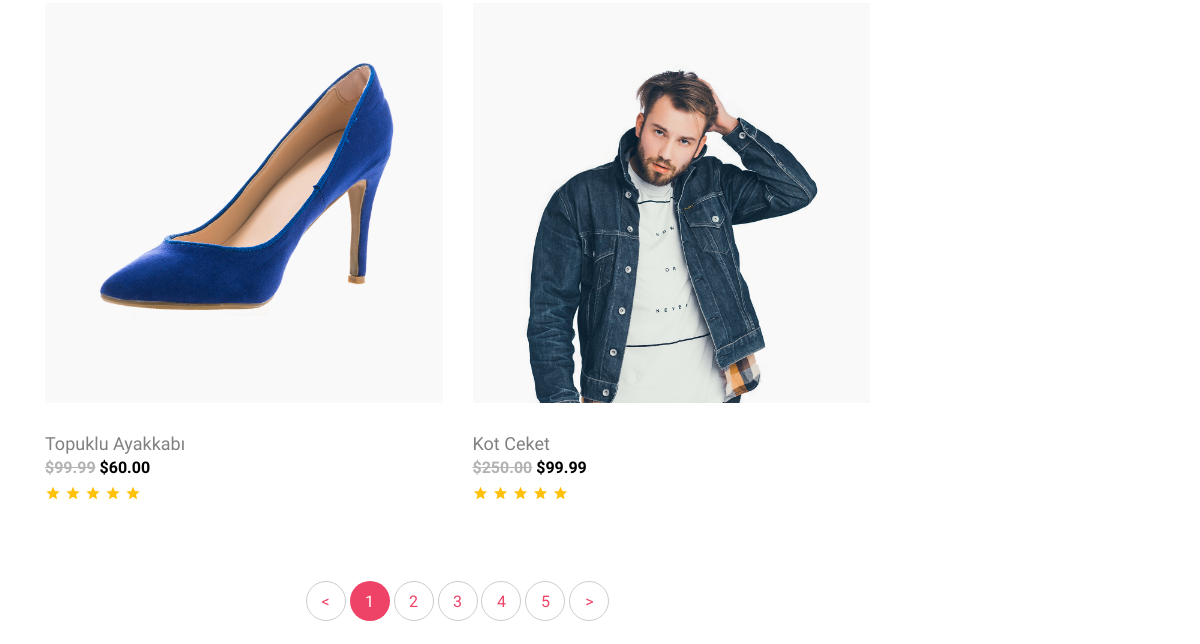
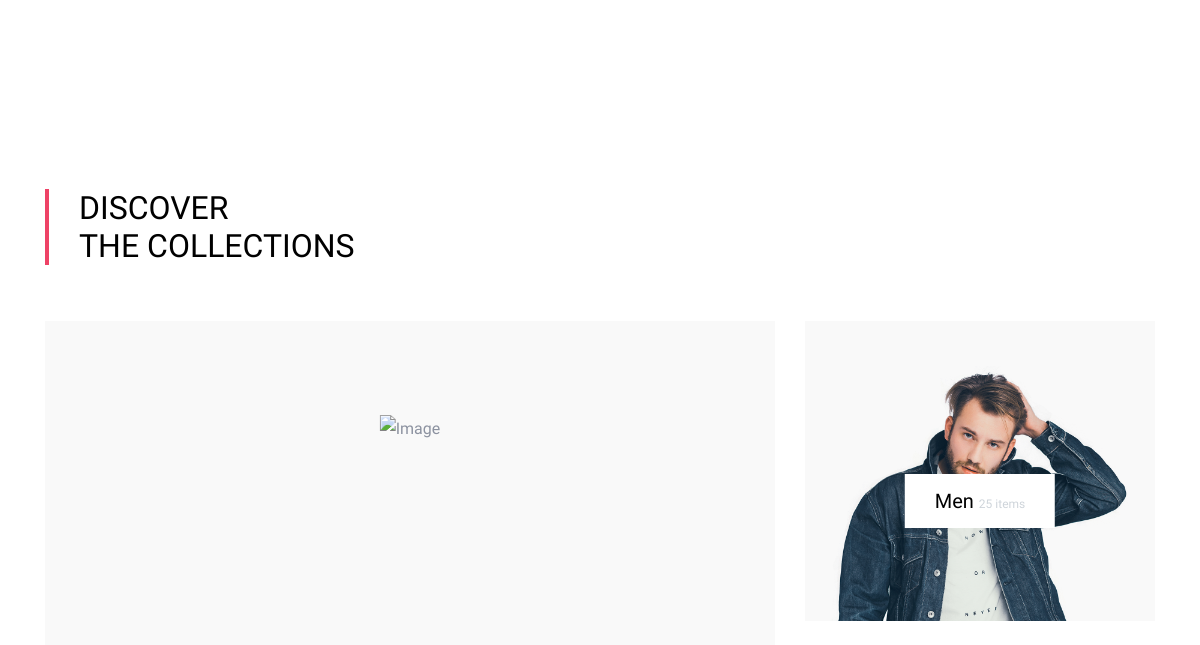
/products/ (middle part), run on an earlier commit of the app's database (2 pictures, top to bottom).
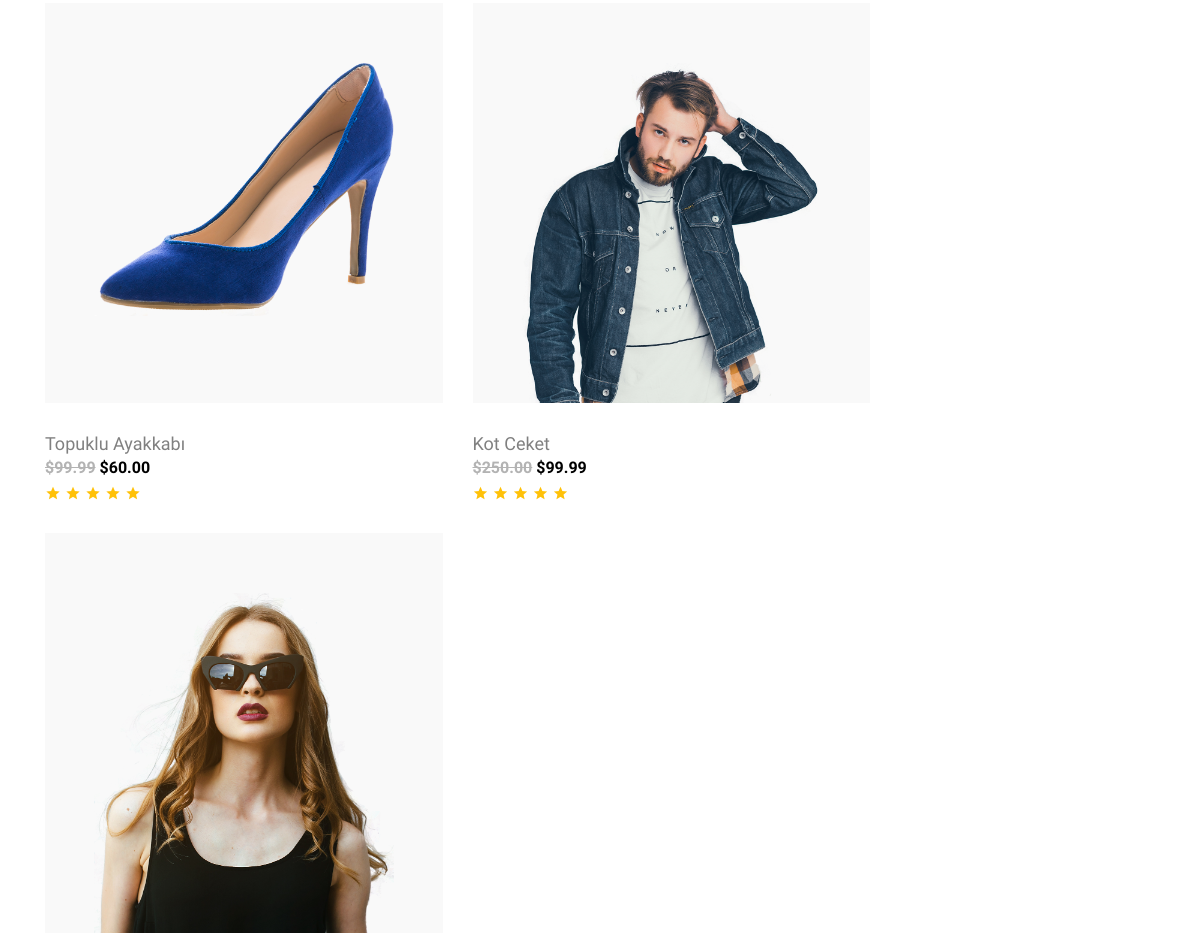
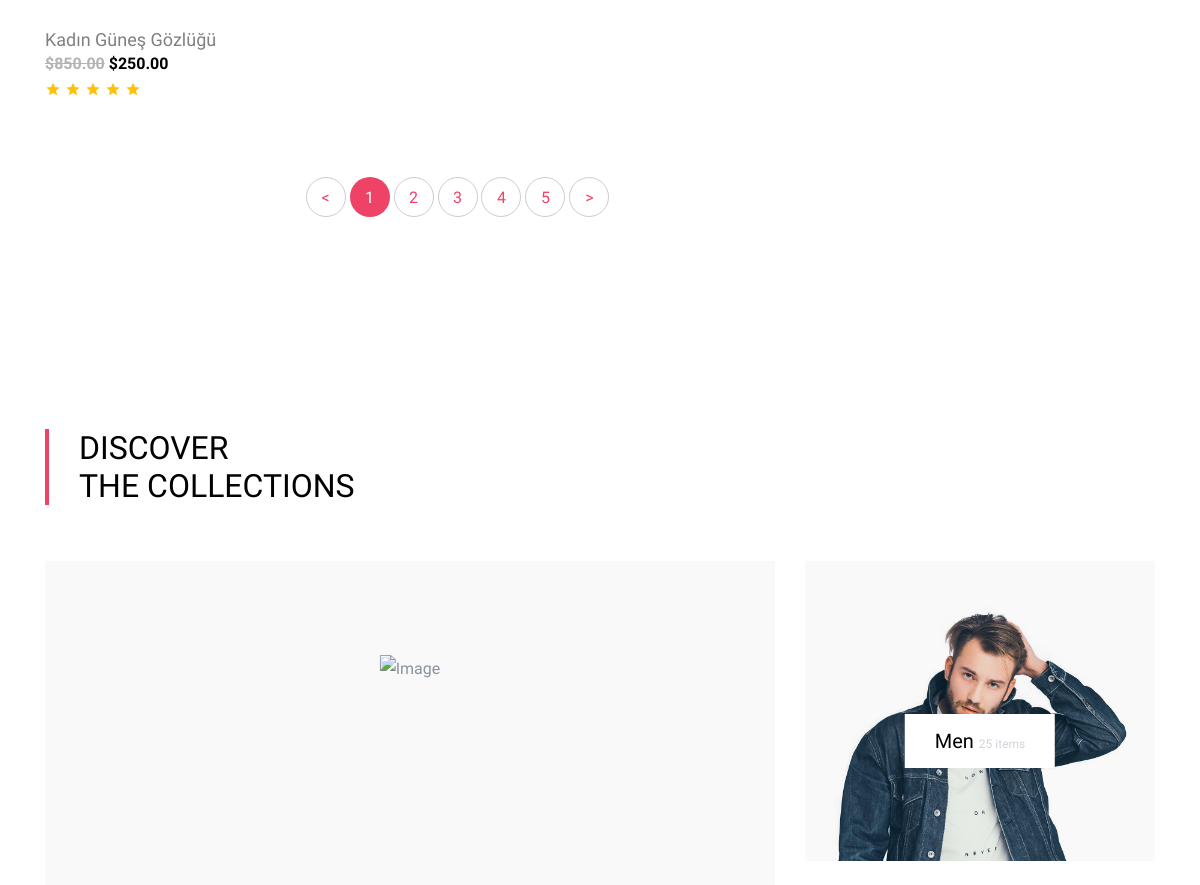
And on a later commit of the database (2 pictures, top to bottom).
### products/models.py (models this page shows, shortened)
class Product(models.Model):
    genders = (
        ('M','Erkek'),
        ('F','Kadın'),
    )
    title = models.CharField("Başlık", max_length=150)
    description = models.TextField("Açıklama")
    price = models.DecimalField(max_digits=10, decimal_places=2, default=0)
    old_price = models.DecimalField(max_digits=10, decimal_places=2, default=0)
    image = models.ImageField(upload_to="products")
    slug = models.SlugField(unique=True, db_index=True, default="")
    is_active = models.BooleanField(default=True)
    is_home = models.BooleanField(default=True)
    gender = models.CharField("Cinsiyet", max_length=1, choices=genders, default=1)
    category = models.ManyToManyField(Category)
    class Meta:
        verbose_name = "Ürün"
        verbose_name_plural = "Ürünler"

### products/views.py (the view)
# urls.py: path('', include("products.urls")),
def products(request):
    product = Product.objects.filter(is_active=True)
    return render(request, "products.html", {
        "product": product
    })

### products/templates/products.html (shortened to what this page needs)
{% extends "products/base.html" %}
{% load static %}
{% block content %}
  <div class="site-wrap">
    {% include "partials/_shop-section.html" %}
    {% include "partials/_section1.html" %}
  </div>
{% endblock content %}

### products/templates/partials/_shop-section.html (shortened to what this page needs)
<div class="site-section">
    <div class="container">
      <div class="row mb-5">
        <div class="col-md-9 order-1">
          <div class="row mb-5">
            {% if request.path == "/products/" %}
            {% for p in product %}
            <div class="col-lg-6 col-md-6 item-entry mb-4">
              <a href="#" class="product-item md-height bg-gray d-block">
                <img src="{{p.image.url}}" alt="Image" class="img-fluid">
              </a>
              <h2 class="item-title"><a href="#"> {{p.title}} </a></h2>
              <strong class="item-price"><del>${{p.old_price}}</del> ${{p.price}}</strong>
              <div class="star-rating">
                <span class="icon-star2 text-warning"></span>
                <span class="icon-star2 text-warning"></span>
                <span class="icon-star2 text-warning"></span>
                <span class="icon-star2 text-warning"></span>
                <span class="icon-star2 text-warning"></span>
              </div>
            </div>
            {% endfor %}
            {% endif %}
          </div>
          <div class="row">
            <div class="col-md-12 text-center">
              <div class="site-block-27">
                <ul>
                  <li><a href="#">&lt;</a></li>
                  <li class="active"><span>1</span></li>
                  <li><a href="#">2</a></li>
                  <li><a href="#">3</a></li>
                  <li><a href="#">4</a></li>
                  <li><a href="#">5</a></li>
                  <li><a href="#">&gt;</a></li>
                </ul>
              </div>
            </div>
          </div>
        </div>
        <div class="col-md-3 order-2 mb-5 mb-md-0">
        </div>
      </div>
    </div>
  </div>

What changed in the data, as far as the page shows it:
added Product: image (picture), title "Kadın Güneş Gözlüğü", old_price "850.00", price "250.00"
